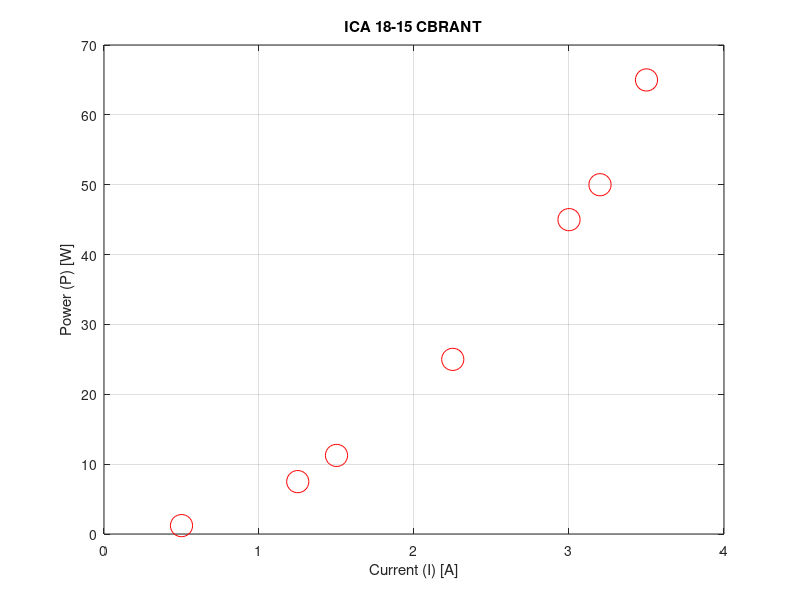
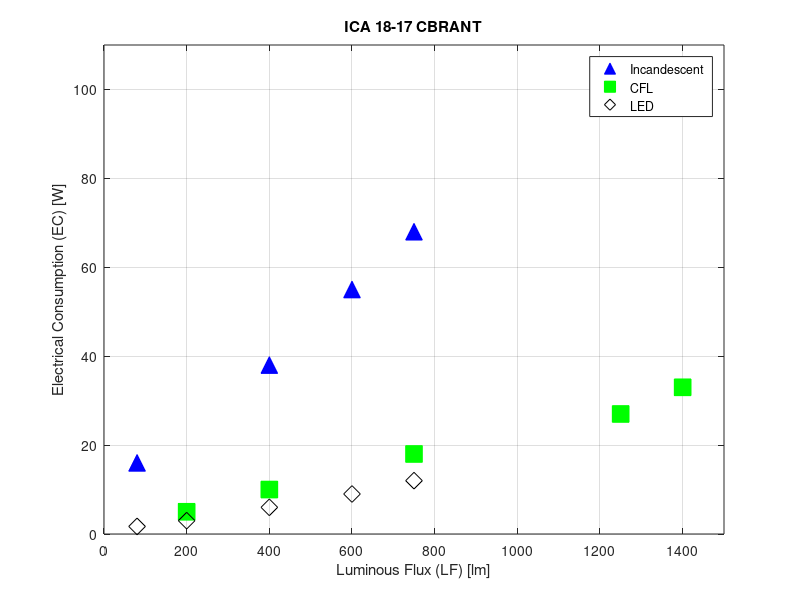

The MATLAB script that drew these images, in order:
%   Christopher Brant   ENGR 1410-625   3/1/16
%   Assignment A11

clear
clc
close all

figure('Color', 'w')

%%  Figure 1: ICA 18-15 (revised)
%   Problem Statement: Create a basic proper plot in MATLAB

Current = [0.5 1.25 1.5 2.25 3.0 3.2 3.5];
Power = [1.2 7.5 11.25 25 45 50 65];

plot(Current, Power, 'or', 'MarkerSize', 16)

axis([0 4 0 70])

title('ICA 18-15 CBRANT')

xlabel('Current (I) [A]')
ylabel('Power (P) [W]')

grid on

saveas(gcf, 'A11_F1_CBRANT', 'png')

%%  Figure 2: ICA 18-17 (revised)
%   Problem Statement: Create a proper plot using multiple series of data.

clear
clc
close all

LF = [80 200 400 600 750 1250 1400];
Incan= [16, NaN, 38, 55, 68, NaN, 105];
CFL = [NaN, 5, 10, NaN, 18, 27, 33];
LED = [1.7, 3, 6, 9, 12, NaN, NaN];
 
 
plot(LF, Incan, '^b', 'MarkerFaceColor', 'b', 'MarkerSize', 12)
hold on
plot(LF, CFL, 'gs', 'MarkerFaceColor', 'g', 'MarkerSize', 12)
hold on
plot(LF, LED, 'kd', 'MarkerSize', 12)

xlabel('Luminous Flux (LF) [lm]')
ylabel('Electrical Consumption (EC) [W]')

grid on

axis([0 1500 0 110])

title('ICA 18-17 CBRANT')

legend('Incandescent', 'CFL', 'LED', 'Location', 'Best')

saveas(gcf, 'A11_F2_CBRANT', 'png')